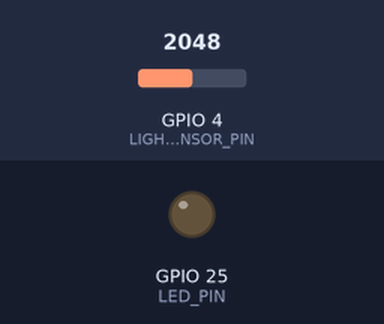
Bench run of a sketch on a simulated ESP32. Parts: output pins drawn as LEDs (lit = HIGH). The inputs (shaded band) are chosen by the test bench; at power-on: GPIO 4 (LIGHT_SENSOR_PIN) = 2048.

Above: at 1.8 s.
1.9 s: GPIO 4 (LIGHT_SENSOR_PIN) set to 1066
3.4 s: GPIO 4 (LIGHT_SENSOR_PIN) set to 974
At 4.7 s:
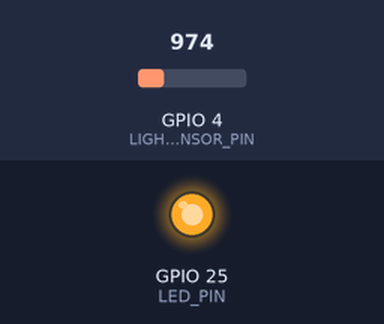
5.5 s: GPIO 4 (LIGHT_SENSOR_PIN) set to 1040
At 7.2 s:
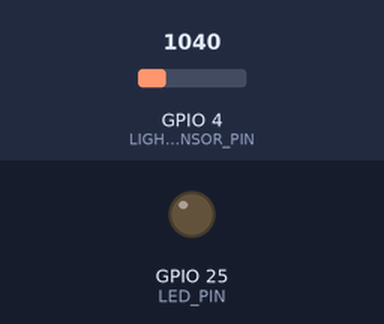
7.5 s: GPIO 4 (LIGHT_SENSOR_PIN) set to 960
At 8.9 s:
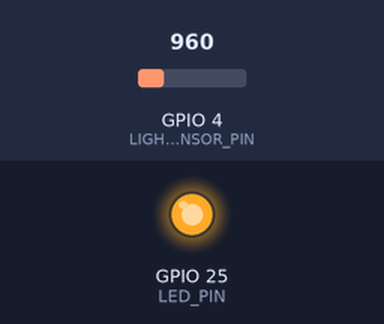
Timing chart, 0 to 10.5 s (numbered marks = the images above; inputs shaded):
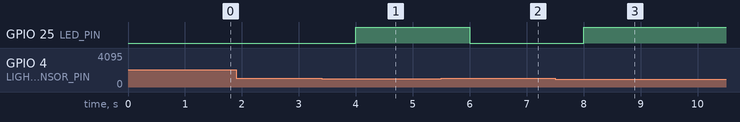

Measured:
- the behaviour switches between 1000 and 999 on GPIO 4 (LIGHT_SENSOR_PIN) (found by bisection; images 0 and 1)
- after the input at 1.9 s, every drawn part: stays the same
- after the input at 3.4 s, GPIO 25 (LED_PIN): LOW → HIGH after 0.60 s
- after the input at 5.5 s, GPIO 25 (LED_PIN): HIGH → LOW after 0.50 s
- after the input at 7.5 s, GPIO 25 (LED_PIN): LOW → HIGH after 0.50 s

The sketch:

2_task2.ino
```cpp
const int LIGHT_SENSOR_PIN = 4;
const int LED_PIN = 25;

hw_timer_t *my_night_timer = NULL;
hw_timer_t *my_day_timer = NULL;

void IRAM_ATTR OnNightTimer();
void IRAM_ATTR OnDayTimer();

void SetupNightTimer();
void SetupDayTimer();

void setup()
{
  pinMode(LED_PIN, OUTPUT); // Встановлення піна LED як вихід
  digitalWrite(LED_PIN, LOW); // Встановлення початкового стану LED (низький рівень)
  Serial.begin(115200);
  SetupNightTimer();
  SetupDayTimer();
}

void loop()
{
}

void IRAM_ATTR OnNightTimer()
{
  int analog_value = analogRead(LIGHT_SENSOR_PIN);
  if(analog_value < 1000)
  {
    digitalWrite(LED_PIN, 1);
  }
}
void IRAM_ATTR OnDayTimer()
{
  int analog_value = analogRead(LIGHT_SENSOR_PIN);
  if(analog_value >= 1000)
  {
    digitalWrite(LED_PIN, 0);
  }
}

void SetupNightTimer()
{
   // Створення та налаштування таймера
  my_night_timer = timerBegin(0, 80, true); // Використання таймера 0, ділення 80 (стандартні налаштування для ESP32)
  timerAttachInterrupt(my_night_timer, &OnNightTimer, true); // Прикріплення функції onTimer до таймера
  timerAlarmWrite(my_night_timer, 1000000, true); // Встановлення інтервалу таймера на 1 секунду (в мікросекундах)
  timerAlarmEnable(my_night_timer); // Увімкнення таймера
}

void SetupDayTimer()
{
  my_day_timer = timerBegin(1, 80, true);
  timerAttachInterrupt(my_day_timer, &OnDayTimer, true);
  timerAlarmWrite(my_day_timer, 1000000, true);
  timerAlarmEnable(my_day_timer);
}
```
